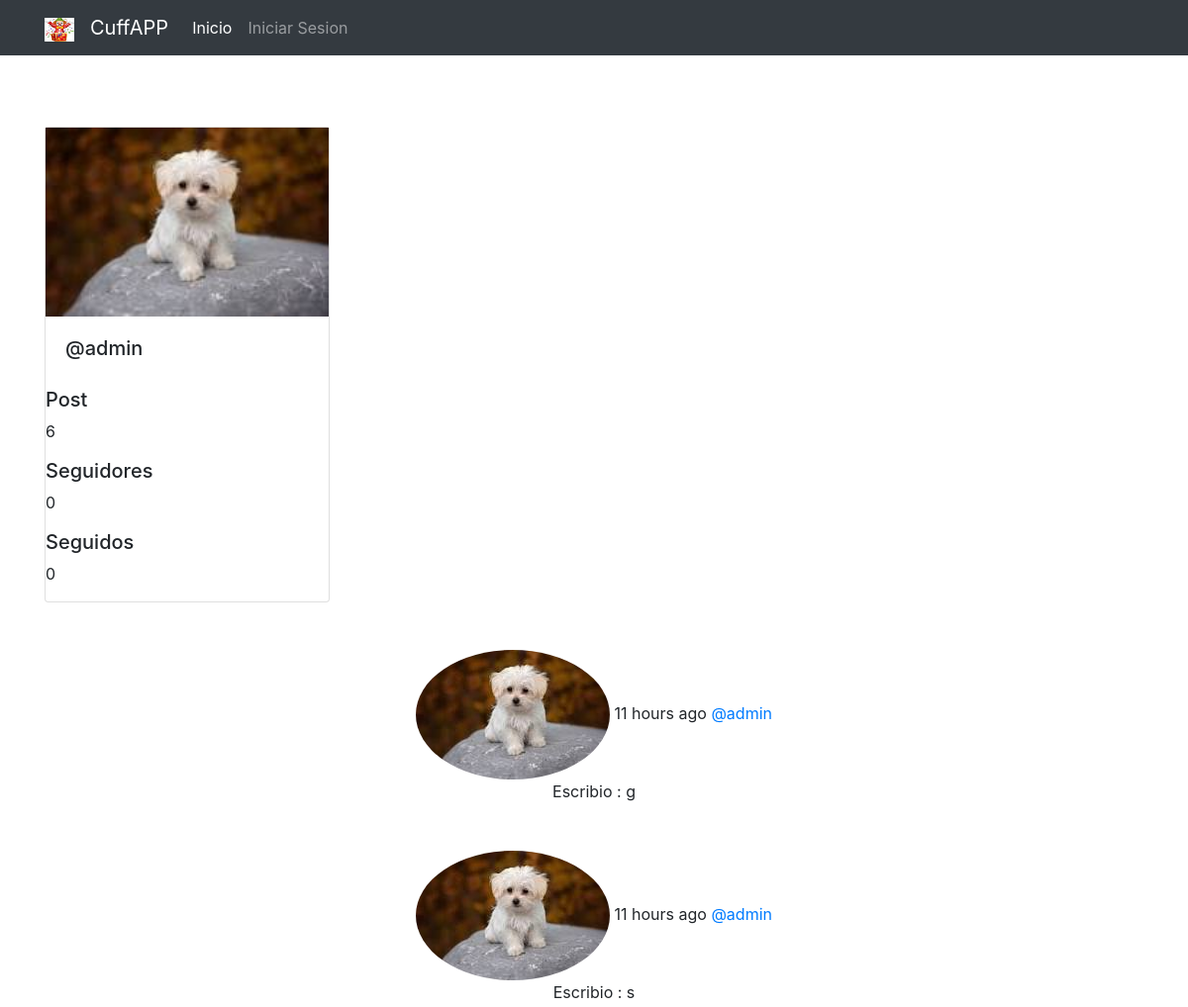
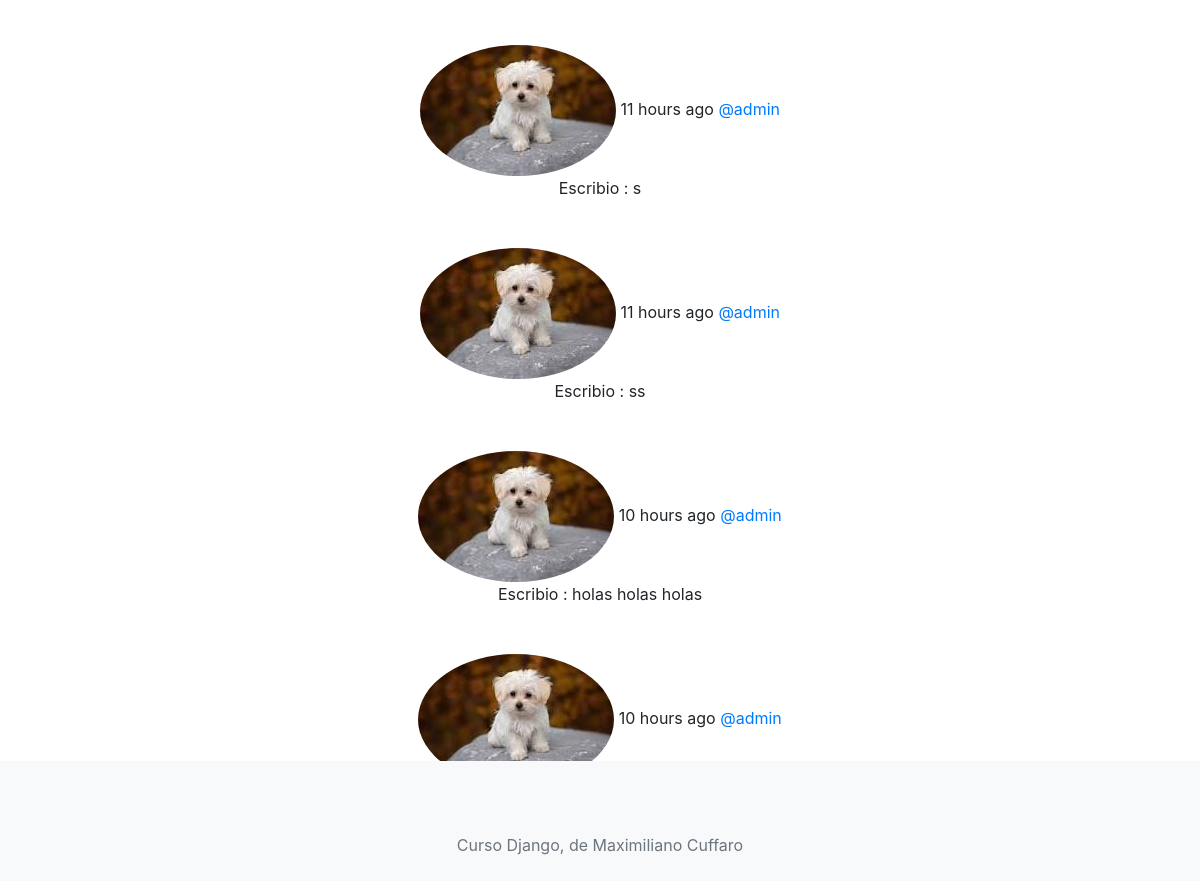
Page /profile/admin/ on the committed database (2 pictures, top to bottom).
### base/models.py (models this page shows, shortened)
class Profile(models.Model):
    user = models.OneToOneField(User, on_delete=models.CASCADE)
    image = models.ImageField(default='mono.jpg')

class Post(models.Model):
    title = models.CharField (max_length=199)
    text = models.TextField()
    timestamp = models.DateTimeField(default=timezone.now)
    created = models.DateTimeField(auto_now_add = True)
    updated = models.DateTimeField(auto_now = True)
    user = models.ForeignKey(User, on_delete=models.CASCADE, related_name='posts')

### base/views.py (the view)
# urls.py: path('profile/', views.profile, name='profile'),
def profile(request, username=None):
    current_user = request.user
    if username and username != current_user.username:
        user = User.objects.get(username=username)
        posts = user.posts.all()
    else:
        posts = current_user.posts.all()
        user = current_user
    return render(request, 'profile.html', {'user':user, 'posts':posts})

### templates/profile.html
{% extends "layouts/feed.html" %}
{% block content %}
<div class="card" style="width:18rem;">
    <img class="card-imag-top" src="{{ user.profile.image.url }}" alt="Card image cap">
    <div class="card-body">
        <h5 class=""card-title>@{{ user.username }}</h5>
    </div>
    <div class="Follow">
        <div>
            <h5> Post </h5>
            <p>{{ user.posts.count }}</p>
        </div>
    </div>
    <div>
        <h5>Seguidores</h5>
        <p>0</p>
    </div>
    <div>
        <h5>Seguidos</h5>
        <p>0</p>
    </div>
</div>
{{ block.super }}
{% endblock %}

### templates/layouts/feed.html (shortened to what this page needs)
{% extends "layouts/main.html" %}
{% load humanize %}
{% block content %}
{% for post in posts%}
    <div class="container; text-center pt-5">
        <img class="rounded-circle" src="{{ post.user.profile.image.url }}">
        <time data-time="#"> {{ post.timestamp|naturaltime }}</time>
        <a href="{% url 'profile' post.user.username %}">@{{post.user.username}} </a></h2>
        <div class="post">Escribio :  {{ post.text }}</div>
    </div>
{% endfor %}
{% endblock %}

### rows in the picture
Post: user.profile.image (picture), timestamp "11 hours ago", user.username "admin", text "g"
Post: user.profile.image (picture), timestamp "11 hours ago", user.username "admin", text "s"
Post: user.profile.image (picture), timestamp "11 hours ago", user.username "admin", text "s"
Post: user.profile.image (picture), timestamp "11 hours ago", user.username "admin", text "ss"
Post: user.profile.image (picture), timestamp "10 hours ago", user.username "admin", text "holas holas holas"
Post: user.profile.image (picture), timestamp "10 hours ago", user.username "admin"

### other values in the picture
{{ user.username }} "admin"
{{ user.posts.count }} "6"
